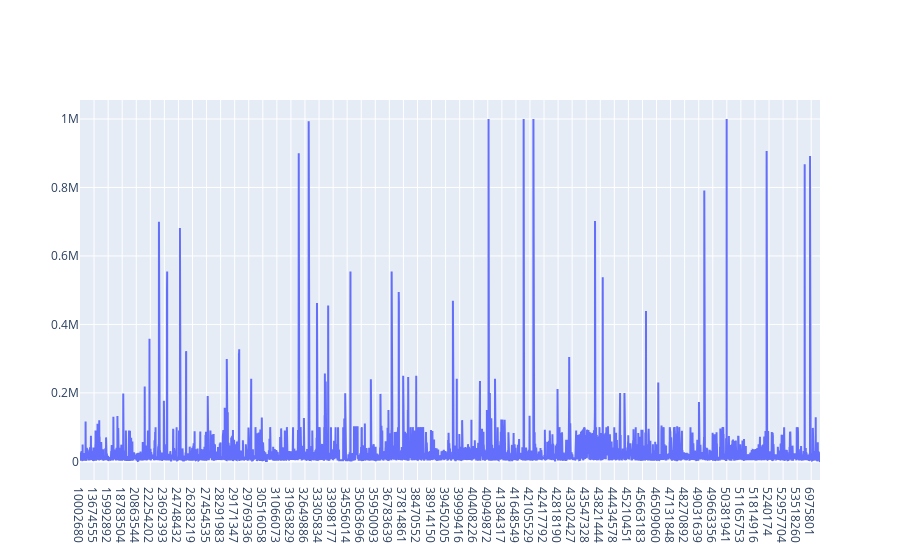

Write notebook code for a chart like this one.
### Code cell
plot_data(ave_price_per_list,"listing_id","adjusted_price")

### Figure 1 — Plotly figure (JSON) as saved in the notebook; plotly's stock layout.template omitted (floating-point values rounded to 4 significant figures; data arrays with more than 128 entries replaced by an {"elided": "..."} marker saying what was removed)
{"data": [{"mode": "lines", "type": "scatter", "x": {"elided": "9000 str values"}, "y": {"elided": "9000 float values"}}], "layout": {}}
